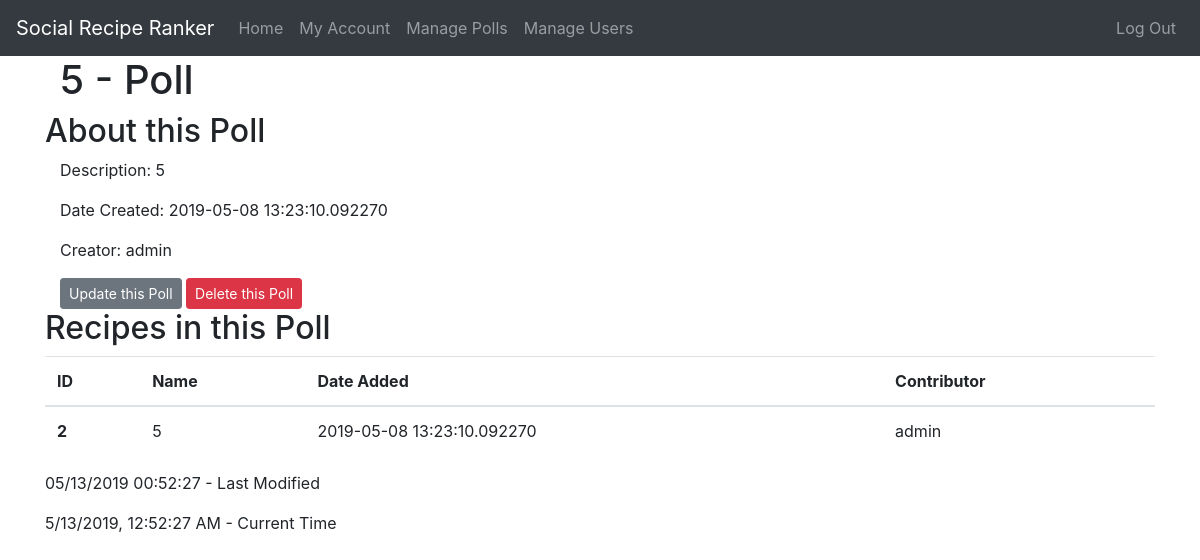
/poll/6 (signed in), run on an earlier commit of the app's database.
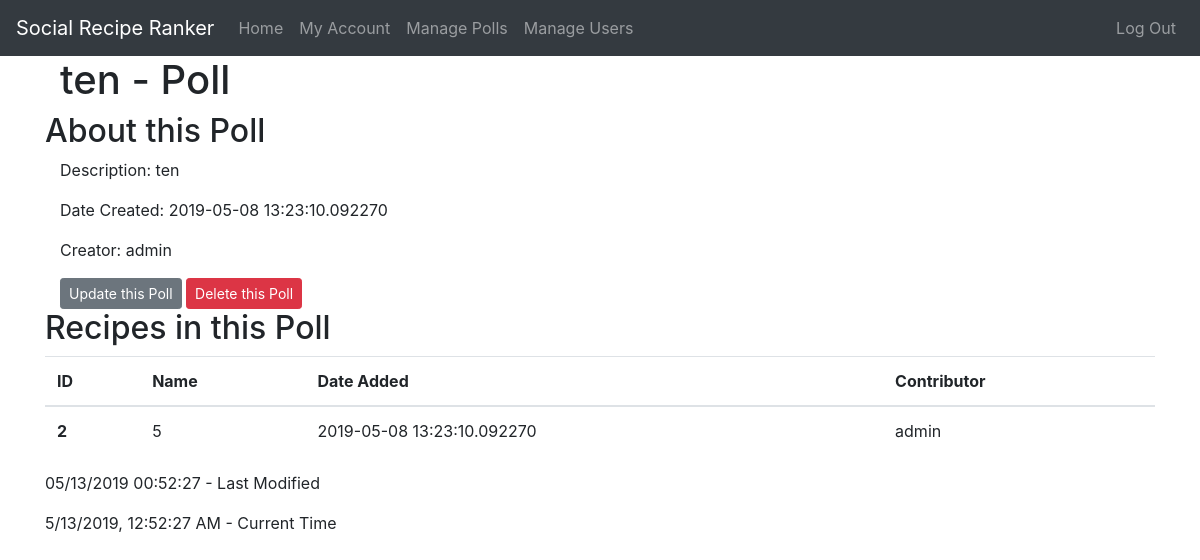
And on a later commit of the database.
### app/models.py (models this page shows, shortened)
class Poll(db.Model):
    id = db.Column(db.Integer, primary_key=True)
    name = db.Column(db.String(64), nullable=False, index=True)
    description = db.Column(db.String(256), nullable=True)
    date_created = db.Column(db.DateTime, nullable=False, index=True, default=datetime.utcnow)
    creator_id = db.Column(db.Integer, db.ForeignKey('user.id'), nullable=False)
    recipes = db.relationship("Recipe", backref='poll', lazy='dynamic')

### app/routes.py (the view)
@app.route('/poll/<int:poll_id>')
@login_required
def poll(poll_id):
    if current_user.is_admin:
        poll = Poll.query.get_or_404(poll_id) # gives 404 if not found
        return render_template('poll.html', title=poll.name + ' - Poll', users=User, poll=poll)
    else:
        abort(403)

### app/models.py (called while the page is built)
@login_manager.user_loader
def load_user(id):
    return User.query.get(int(id))

### app/templates/poll.html (shortened to what this page needs)
{% extends "base.html" %}
{% block content %}
<article class="container">
    <header>
        <h1>{{ poll.name }} - Poll</h1>
    </header>
    <section class="row">
        <h2>About this Poll</h2>
        <div class="container">
            <p>Description: {{ poll.description }}</p>
            <p>Date Created: {{ poll.date_created }}</p>
            <p>Creator: {{ users.query.filter_by(id=poll.creator_id).first().username }}</p>
            <a class="btn btn-secondary btn-sm" href="{{ url_for('update_poll', poll_id=poll.id) }}">Update this Poll</a>
            <button type="button" class="btn btn-danger btn-sm" data-toggle="modal"
                data-target="#deleteModal">Delete this Poll</button>
        </div>
    </section>
    <section class="row">
        <h2>Recipes in this Poll</h2>
        <table class="table table-hover">
            <thead>
                <tr>
                    <th scope="col">ID</th>
                    <th scope="col">Name</th>
                    <th scope="col">Date Added</th>
                    <th scope="col">Contributor</th>
                </tr>
            </thead>
            <tbody>
                {% for r in poll.recipes.all() %}
                <tr class='clickable-table-row' data-href="{{ url_for('recipe', recipe_id=r.id) }}">
                    <th scope="row">{{ r.id }}</th>
                    <td>{{ r.name }}</td>
                    <td>{{ r.date_added }}</td>
                    <td>{{ users.query.filter_by(id=r.contributor_id).first().username }}</td>
                </tr>
                {% endfor %}
            </tbody>
        </table>
    </section>
</article>
{% endblock %}

What changed in the data, as far as the page shows it:
changed Poll: name "5" → "ten"; description "5" → "ten"
